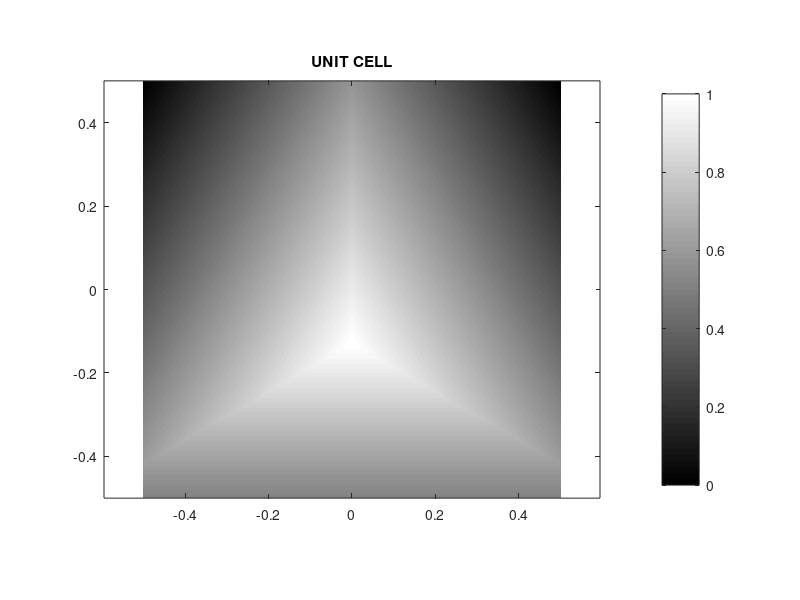
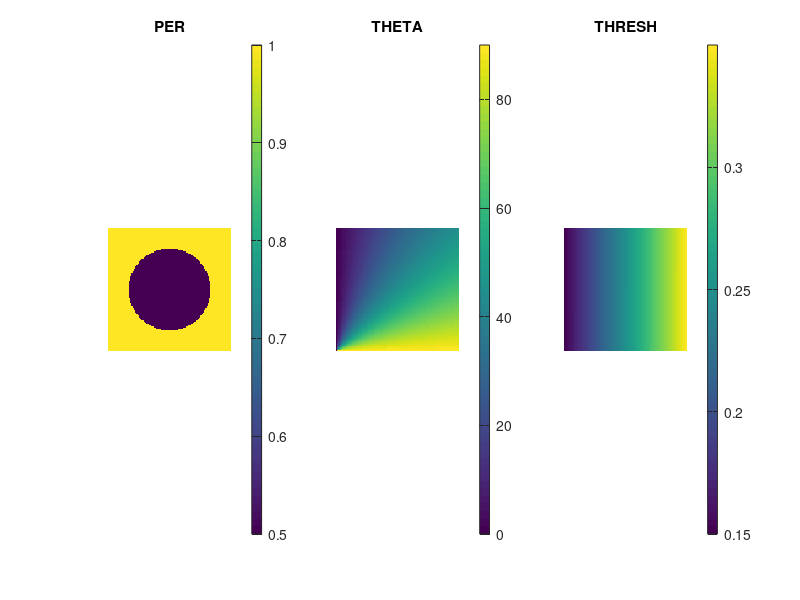
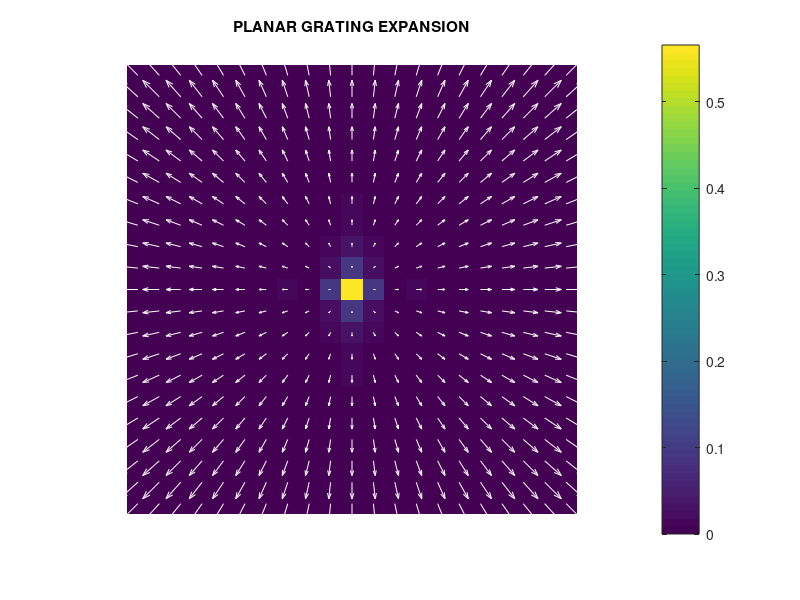

MATLAB code to generate these figures, in order:
% HW9.m
%
% Homework #9
% ECE 53922 -- 21ST CENTURY ELECTROMAGNETICS

%%%%%%%%%%%%%%%%%%%%%%%%%%%%%%%%%%%%%%%%%%%%%%%%%%%%%%%%%%%%%%%%%%%%%%%%%%%
%% INITIALIZE MATLAB
%%%%%%%%%%%%%%%%%%%%%%%%%%%%%%%%%%%%%%%%%%%%%%%%%%%%%%%%%%%%%%%%%%%%%%%%%%%

close all;
clc;
clear all;

% UNITS
degrees = pi/180;

% OPEN FIGURE WINDOW WITH WHITE BACKGROUND
fig = figure('Color','w','Units','normalized','Position',[0 0 1 1]);

%%%%%%%%%%%%%%%%%%%%%%%%%%%%%%%%%%%%%%%%%%%%%%%%%%%%%%%%%%%%%%%%%%%%%%%%%%%
%% DASHBOARD
%%%%%%%%%%%%%%%%%%%%%%%%%%%%%%%%%%%%%%%%%%%%%%%%%%%%%%%%%%%%%%%%%%%%%%%%%%%

% UNIT CELL PARAMETERS
a = 1;
Nxu = 512;
Nyu = Nxu;

% GRID PARAMETERS
Sx = 10;
Sy = Sx;
NRESLO = 10;
NRESHI = 10;

% SVL PARAMETERS
NP = 21;
NQ = NP;

%%%%%%%%%%%%%%%%%%%%%%%%%%%%%%%%%%%%%%%%%%%%%%%%%%%%%%%%%%%%%%%%%%%%%%%%%%%
%% PROBLEM #1: BUILD A GRAYSCALE TRIANGLE UNIT CELL
%%%%%%%%%%%%%%%%%%%%%%%%%%%%%%%%%%%%%%%%%%%%%%%%%%%%%%%%%%%%%%%%%%%%%%%%%%%

% UNIT CELL GRID
dxh = a/Nxu;
dyh = a/Nyu;

% CREATE AXES
xah = [0:Nxu-1]*dxh; xah = xah - mean(xah);
yah = [0:Nyu-1]*dyh; yah = yah - mean(yah);

% UNIT CELL MESHGRID
[YH,XH] = meshgrid(yah,xah);

% DEFINE TRIANGLE VERTICES
w = 0.9*a;
h = w*sqrt(3)/2;
v1 = [ 0 ; h/2 ];
v2 = [ -w/2 ; -h/2 ];
v3 = [ +w/2 ; -h/2 ];

% SECTION 1
p1 = v1;
p2 = v2;
D1 = (p2(2) - p1(2))*XH - (p2(1) - p1(1))*YH + p2(1)*p1(2) - p2(2)*p1(1);
D1 = -D1./sqrt((p2(2) - p1(2))^2 + (p2(1) - p1(1))^2);

% SECTION 2
p1 = v1;
p2 = v3;
D2 = (p2(2) - p1(2))*XH - (p2(1) - p1(1))*YH + p2(1)*p1(2) - p2(2)*p1(1);
D2 = D2./sqrt((p2(2) - p1(2))^2 + (p2(1) - p1(1))^2);

% SECTION 3
p1 = v2;
p2 = v3;
D3 = (p2(2) - p1(2))*XH - (p2(1) - p1(1))*YH + p2(1)*p1(2) - p2(2)*p1(1);
D3 = -D3./sqrt((p2(2) - p1(2))^2 + (p2(1) - p1(1))^2);

% BUILD UNIT CELL
UC = min(D1,D2);
UC = min(UC,D3);
UC = UC - min(UC(:));
UC = UC / max(UC(:));

% DISPLAY UNIT CELL
ha = imagesc(xah,yah,UC');
ha = get(ha,'Parent');
set(ha,'YDir','normal');
axis equal tight;
colorbar;
colormap('Gray');
title('UNIT CELL');

%%%%%%%%%%%%%%%%%%%%%%%%%%%%%%%%%%%%%%%%%%%%%%%%%%%%%%%%%%%%%%%%%%%%%%%%%%%
%% PROBLEM #2: CALCULATE GRIDS
%%%%%%%%%%%%%%%%%%%%%%%%%%%%%%%%%%%%%%%%%%%%%%%%%%%%%%%%%%%%%%%%%%%%%%%%%%%

% LOW RESOLUTION GRID
dx = a/NRESLO;
dy = a/NRESLO;

% CALCULATE GRID
Nx = ceil(Sx/dx);
dx = Sx/Nx;
Ny = ceil(Sy/dy);
dy = Sy/Ny;

% CALCULATE AXES
xa = [0 : Nx-1]*dx; xa = xa - mean(xa);
ya = [0 : Ny-1]*dy; ya = ya - mean(ya);

% CREATE A LOW-RES MESGRID
[Y,X] = meshgrid(ya,xa);

% HIGH RESOLUTION GRID
Kmax = (2*pi/a) * [floor(NP/2) ; floor(NQ/2)];
amin = 2*pi/norm(Kmax);
dx2 = amin/NRESHI;
dy2 = amin/NRESHI;

% CALCULATE GRID
Nx2 = ceil(Sx/dx2);
Ny2 = ceil(Sy/dy2);

% CALCULATE AXES
xa2 = linspace(xa(1),xa(Nx),Nx2);
ya2 = linspace(ya(1),ya(Nx),Ny2);
dx2 = xa2(2) - xa2(1);
dy2 = ya2(2) - ya2(1);

% CREATE A HI-RES MESHGRID
[Y2,X2] = meshgrid(ya2,xa2);

% REPORT VALUES
display(['Nx  = ' num2str(Nx)]);
display(['Ny  = ' num2str(Ny)]);
display(['dx  = ' num2str(dx)]);
display(['dy  = ' num2str(dy)]);
display(['Nx2 = ' num2str(Nx2)]);
display(['Ny2 = ' num2str(Ny2)]);
display(['dx2 = ' num2str(dx2)]);
display(['dy2 = ' num2str(dy2)]);

%%%%%%%%%%%%%%%%%%%%%%%%%%%%%%%%%%%%%%%%%%%%%%%%%%%%%%%%%%%%%%%%%%%%%%%%%%%
%% PROBLEM #3: GENERATE INPUT MAPS FOR SPATIAL VARIANCE
%%%%%%%%%%%%%%%%%%%%%%%%%%%%%%%%%%%%%%%%%%%%%%%%%%%%%%%%%%%%%%%%%%%%%%%%%%%

% PERIOD
RSQ = X.^2 + Y.^2;
r   = 3.33*a;
PER = RSQ <= r^2;
PER = a*(1-PER) + 0.5*a*PER;

% ANGLE
x = [0 : Nx-1]*dx;
y = [0 : Ny-1]*dy;
[Yy,Xx] = meshgrid(y,x);
THETA = atan2(Xx,Yy);
THETA = flipud(fliplr(flipud(THETA)));
THETA = THETA/degrees;

% THRESHOLD
thresh = linspace(0.15,0.35,Nx2*Ny2)';
THRESH = ones(Nx2,Ny2);
THRESH = thresh.*THRESH(:);
THRESH = reshape(THRESH,Nx2,Ny2);
THRESH = THRESH';

% VISUALIZE
figure('Color','w','Units','normalized','Position',[0 0 1 1]);
subplot(131);
imagesc(xa,ya,PER');
colorbar;
axis equal tight off
title('PER');

subplot(132);
imagesc(xa,ya,THETA');
colorbar;
axis equal tight off
title('THETA');

subplot(133);
imagesc(xa2,ya2,THRESH');
colorbar;
axis equal tight off
title('THRESH');

gth_dat = linspace(0,1,100);
ff_dat  = 0*gth_dat;
for n = 1 : length(gth_dat)
   % GENERATE BINARY UNIT CELL
   UCB = UC > gth_dat(n);
   
   % FILL FRACTION
   ff_dat(n) = sum(UCB(:))/(Nxu*Nyu);
end

%%%%%%%%%%%%%%%%%%%%%%%%%%%%%%%%%%%%%%%%%%%%%%%%%%%%%%%%%%%%%%%%%%%%%%%%%%%
%% PROBLEM #4: GENERATE LIST OF PLANAR GRATINGS
%%%%%%%%%%%%%%%%%%%%%%%%%%%%%%%%%%%%%%%%%%%%%%%%%%%%%%%%%%%%%%%%%%%%%%%%%%%

% DECOMPOSE UNIT CELL
ER = fftshift(fft2(UC))/(Nxu*Nyu);

% DEFINE np and nq
np = NP;
nq = np;

% TRUNCATE EXPANSION
p0 = 1 + floor(Nxu/2);
q0 = 1 + floor(Nyu/2);
p1 = p0 - floor(np/2);
p2 = p0 + floor(np/2);
q1 = q0 - floor(nq/2);
q2 = q0 + floor(nq/2);
ERF = ER(p1:p2,q1:q2);

% CALCULATE FOURIER AXES
pa = [-floor(np/2) : +floor(np/2)];
qa = [-floor(nq/2) : +floor(nq/2)];

% CALCULATE GRATING VECTOR EXPANSION
KX = 2*pi*pa/a;
KY = 2*pi*qa/a;
[KY,KX] = meshgrid(KY,KX);

% DISPLAY TRUNCATED UNIT CELL
figure('Color','w','Units','normalized','Position',[0 0 1 1]);
imagesc(pa,qa,abs(ERF)');
colorbar;
hold on;
quiver(pa,qa,KX',KY','Color','w');
hold off;
axis equal tight off
title('PLANAR GRATING EXPANSION');

%%%%%%%%%%%%%%%%%%%%%%%%%%%%%%%%%%%%%%%%%%%%%%%%%%%%%%%%%%%%%%%%%%%%%%%%%%%
%% PROBLEM #5: GENERATE SPATIALLY VARIANT LATTICES
%%%%%%%%%%%%%%%%%%%%%%%%%%%%%%%%%%%%%%%%%%%%%%%%%%%%%%%%%%%%%%%%%%%%%%%%%%%

% DEFINE SWITCH VARIABLES
LATTICE = 1;

% DEFINE INPUTS
switch LATTICE
    % Lattice 1: Uniform Lattice
    case 1
        PER     = a*ones(Nx2,Ny2);
        THETA   = 0*degrees*ones(Nx2,Ny2);
        THRESH  = 0.3*ones(Nx2,Ny2);     
end
